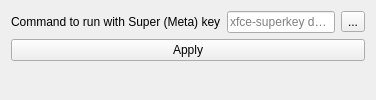
     <widget class="QWidget" name="tabSuperkey">
      <attribute name="title">
       <string extracomment="referring to the meta or Left Super Key">Super Key</string>
      </attribute>
      <layout class="QGridLayout">
       <item row="0" column="0">
        <widget class="QLabel" name="labelSuperKey">
         <property name="toolTip">
          <string>Also known as the &quot;windows&quot; key</string>
         </property>
         <property name="text">
          <string extracomment="label for the field to enter the command to use with super key">Command to run with Super (Meta) key</string>
         </property>
        </widget>
       </item>
       <item row="0" column="1">
        <widget class="QLineEdit" name="textSuperKeyCommand">
         <property name="text">
          <string/>
         </property>
         <property name="placeholderText">
          <string extracomment="indicates that xfce-superkey will select a command by its default logic">xfce-superkey defaults</string>
         </property>
        </widget>
       </item>
       <item row="0" column="2">
        <widget class="QToolButton" name="pushSuperKeyBrowseAppFile">
         <property name="toolTip">
          <string extracomment="description of button action to launch file dialog to choose an application">Choose application</string>
         </property>
         <property name="text">
          <string notr="true" extracomment="file chooser dialog">...</string>
         </property>
        </widget>
       </item>
       <item row="1" column="0" colspan="3">
        <widget class="QPushButton" name="pushSuperKeyApply">
         <property name="text">
          <string extracomment="apply changes">Apply</string>
         </property>
        </widget>
       </item>
       <item row="2" column="1">
        <spacer>
         <property name="orientation">
          <enum>Qt::Orientation::Vertical</enum>
         </property>
         <property name="sizeHint" stdset="0">
          <size>
           <width>0</width>
           <height>0</height>
          </size>
         </property>
        </spacer>
       </item>
      </layout>
     </widget>
